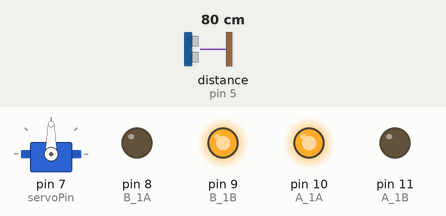
A sketch run on a simulated Arduino Uno, built with avr-gcc and run on an emulated ATmega328P. Parts: servo, output pins drawn as LEDs (lit = HIGH). Wiring (inferred from the names in the program): ultrasonic range finder: trigger pin 6; echo pin 5. Dashed ring = blinking. Inputs (shaded band) come from the test bench; at power-on: distance to the obstacle (sensor on pin 5) 80 cm. The echo pulse lasts 58.3 µs per cm; pins used as bus, display or sensor lines are not drawn.

Above: at 1.2 s.
1.3 s: distance to the obstacle (sensor on pin 5) set to 2 cm
At 3.2 s:
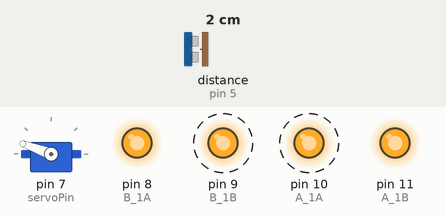
At 3.7 s:
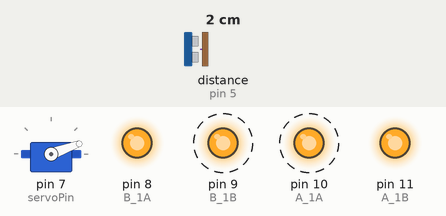
Timing chart, 0 to 10.3 s (numbered marks = the images above; inputs shaded):
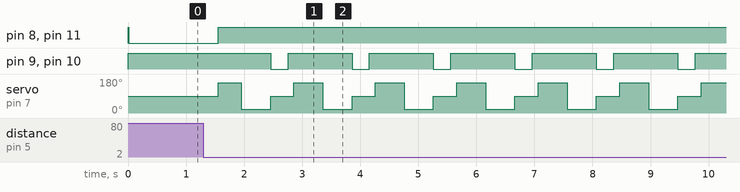

Measured:
- after the input at 1.3 s, pin 8 (B_1A), pin 11 (A_1B): LOW → HIGH after 0.25 s; pin 9 (B_1B), pin 10 (A_1A): alternates HIGH for 1.1 s and LOW for 0.30 s, starting after 1.2 s; servo on pin 7 (servoPin): 90° → 160° after 0.25 s, then repeats every 1.4 s: 20° 0.50 s, 90° 0.40 s, 160° 0.50 s

The sketch:

SmartCar.ino
```cpp
#include <Servo.h>

Servo myservo;

const int servoPin=7;

const int A_1A = 10;
const int A_1B = 11;
const int B_1A = 8;
const int B_1B = 9;

const int disOut=6;
const int disIn=5;

boolean autoFlag=true;
const int maxDis=10;//cm

//int dis1=0;
//int dis2=0;
//int distance=0;

String comdata = "";
void setup() {
  //Serial.begin(9600);
  pinMode(A_1A, OUTPUT);
  pinMode(A_1B, OUTPUT);
  pinMode(B_1A, OUTPUT);
  pinMode(B_1B, OUTPUT);
  //left(500);
  stopit();
  //right(500);

  pinMode(disIn,INPUT);
  pinMode(disOut,OUTPUT);

  myservo.attach(servoPin);
  myservo.write(90);
}

void loop(){
  comdata = "";
  if(!autoFlag)
  {
      while (Serial.available() > 0 )
      {
          comdata += char(Serial.read());
          delay(2);
      }
      if (comdata.length() > 0)
      {
          switch(comdata[0])
          {
            case 'F':
              forword();
              break;
            case 'B':
              back();
              break;
            case 'L':
              left();
              break;
            case 'R':
              right();
              break;
            case 'A':
              autoFlag=true;
            default:
              stopit();
              break;
          }
      }
  }else{
//    if(detectForword()){
//       Serial.println("F>>");
//       forword(300);
//    }else{
//      if(detectLeft()){
//        Serial.println("L>>");
//        left(300);
//      }else if(detectRight()){
//        Serial.println("R>>");
//         right(300);
//      }else{
//        Serial.println("B>>");
//        back(300);
//      }
//    }
    if(getDis()>maxDis){
      forword();
      delay(300);
    }else{
      stopit();
      myservo.write(160);
      delay(400);
      int disL=getDis();
      myservo.write(20);
      delay(500);
      int disR=getDis();
      while(disL<maxDis && disR<maxDis){
          back();
          myservo.write(90);
          delay(300);
          stopit();
          delay(100);
          myservo.write(160);
          delay(500);
          int disL=getDis();
          myservo.write(20);
          delay(500);
          int disR=getDis();
      }
        if(disL>disR){
          left();
          myservo.write(90);
          delay(300);
          stopit();
          delay(100);
        }else{
          right();
          myservo.write(90);
          delay(300);
          stopit();
          delay(100);
        }
      }
    }
}

 void forword(){
  digitalWrite(A_1A, HIGH);
  digitalWrite(A_1B, LOW);
  digitalWrite(B_1A, LOW);
  digitalWrite(B_1B, HIGH);
 }
  void back(){
  digitalWrite(A_1A, LOW);
  digitalWrite(A_1B, HIGH);
  digitalWrite(B_1A, HIGH);
  digitalWrite(B_1B, LOW);
 }
  void left(){
  digitalWrite(A_1A, HIGH);
  digitalWrite(A_1B, LOW);
  digitalWrite(B_1A, HIGH);
  digitalWrite(B_1B, LOW);
 }
  void right(){
  digitalWrite(A_1A, LOW);
  digitalWrite(A_1B, HIGH);
  digitalWrite(B_1A, LOW);
  digitalWrite(B_1B, HIGH);
 }
  void stopit(){
  digitalWrite(A_1A, HIGH);
  digitalWrite(A_1B, HIGH);
  digitalWrite(B_1A, HIGH);
  digitalWrite(B_1B, HIGH);
 }
 int getDis(){
    int dis1=dis();
    int dis2=dis();
    int distance=(dis1+dis2)/2;
    return distance;
 }
  float dis(){
    digitalWrite(disOut, LOW);
    delayMicroseconds(2);
    digitalWrite(disOut, HIGH);
    delayMicroseconds(10);
    digitalWrite(disOut, LOW);
    int distance = pulseIn(disIn, HIGH);
    return distance/58;
  }
  boolean detectForword(){
    //myservo.write(90);
    //delay(200);
    int dis1=dis();
    delay(10);
    int dis2=dis();
    int distance=(dis1+dis2)/2;
    Serial.print("F:");
    Serial.println(distance);
    if(distance>maxDis){
       return true;
    }else{
      return false;
    }
  }
  boolean detectLeft(){
    myservo.write(150);
    delay(250);
    int dis1=dis();
    delay(10);
    int dis2=dis();
    myservo.write(90);
    //delay(250);
    int distance=(dis1+dis2)/2;
    Serial.print("L:");
    Serial.println(distance);
    if(distance>maxDis){
       return true;
    }else{
      return false;
    }
  }
  boolean detectRight(){
    myservo.write(30);
    delay(250);
    int dis1=dis();
    delay(10);
    int dis2=dis();
    myservo.write(90);
    //delay(250);
    int distance=(dis1+dis2)/2;
    Serial.print("R:");
    Serial.println(distance);
    if(distance>maxDis){
       return true;
    }else{
      return false;
    }
  }
```
